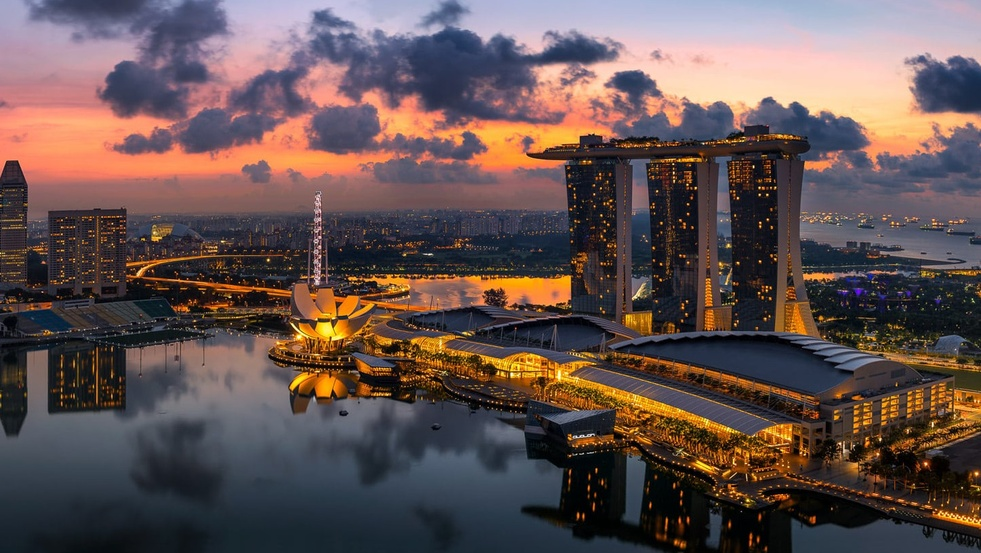
#> input picture train.jpg, 981 x 553 px, shrunk from 1447 x 815 before the run
$ python Image_Stitching.py
#> lines starting #> are read from the running program, lines starting #| are printed output that depends on the picture; after the words box and inside, x2 and y2 are one past the last pixel; in counts of white or black regions, pixels touching at a corner belong together; long printed decimals are rounded
import cv2
import numpy as np
import matplotlib.pyplot as plt
import imageio
cv2.ocl.setUseOpenCL(False)
import warnings
warnings.filterwarnings('ignore')

feature_extraction_algo = 'sift'
feature_to_match = 'bf'

train_photo = cv2.imread('./'  + 'train.jpg')
#> train_photo is the input picture: shape (553, 981, 3); mean B, G, R 80.6, 82.1, 99.4

train_photo = cv2.cvtColor(train_photo,cv2.COLOR_BGR2RGB)

train_photo_gray = cv2.cvtColor(train_photo, cv2.COLOR_RGB2GRAY)

query_photo = cv2.imread('./'  + 'query.jpg')
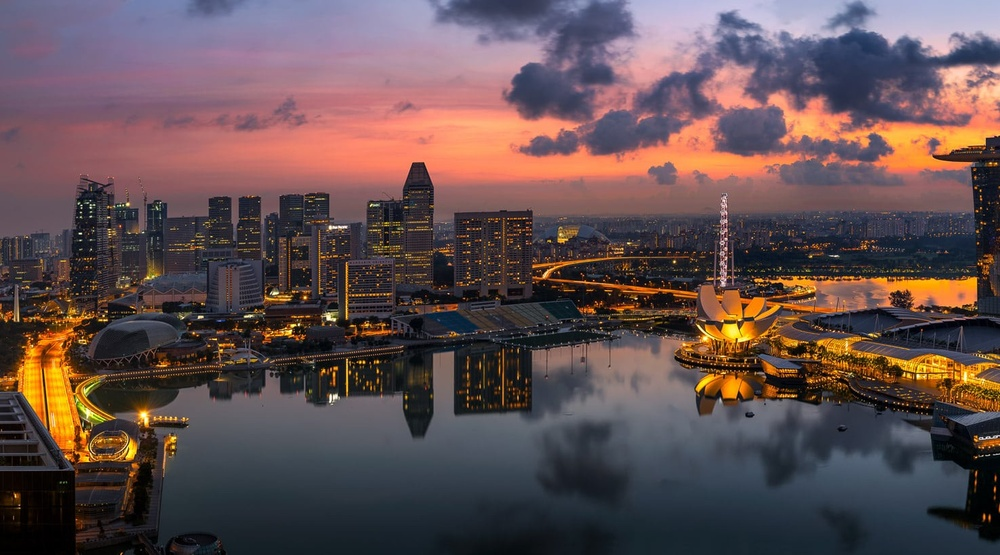
#> input picture query.jpg, 1000 x 555 px, shrunk from 1475 x 819 before the run
#> query_photo is the input picture: shape (555, 1000, 3); mean B, G, R 80.3, 79, 98.4
query_photo = cv2.cvtColor(query_photo,cv2.COLOR_BGR2RGB)
query_photo_gray = cv2.cvtColor(query_photo, cv2.COLOR_RGB2GRAY)

fig, (ax1, ax2) = plt.subplots(nrows=1, ncols=2, constrained_layout=False, figsize=(16,9))
ax1.imshow(query_photo, cmap="gray")
ax1.set_xlabel("Query image", fontsize=14)

ax2.imshow(train_photo, cmap="gray")
ax2.set_xlabel("Train image (Image to be transformed)", fontsize=14)

plt.savefig("./plottings"+'.jpeg', bbox_inches='tight', dpi=300, format='jpeg')
plt.show()

def select_descriptor_methods(image, method=None):

#> called with method = 'sift'
    assert method is not None, "Please define a feature descriptor method. accepted Values are: 'sift', 'surf'"

    if method == 'sift':
        descriptor = cv2.SIFT_create()
    elif method == 'surf':
        descriptor = cv2.SURF_create()
    elif method == 'brisk':
        descriptor = cv2.BRISK_create()
    elif method == 'orb':
        descriptor = cv2.ORB_create()

    (keypoints, features) = descriptor.detectAndCompute(image, None)
#> keypoints = 3080 keypoints; strongest (x, y, size): (880, 439, 2), (926, 464, 2.4), (748, 500, 2), (976, 474, 2.6)

    return (keypoints, features)

keypoints_train_img, features_train_img = select_descriptor_methods(train_photo_gray, method=feature_extraction_algo)
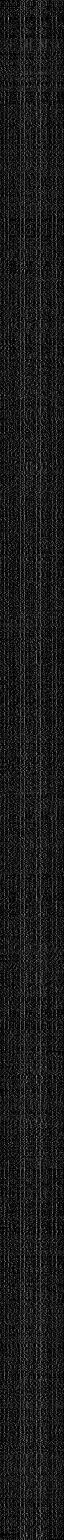
#> features_train_img: shape (3080, 128) float32 (shown at 1/2 size); min 0, max 208, mean 26.6
#> keypoints_train_img has the same summary as keypoints in select_descriptor_methods

keypoints_query_img, features_query_img = select_descriptor_methods(query_photo_gray, method=feature_extraction_algo)
#> in select_descriptor_methods (call 2), `(keypoints, features) = descriptor.detectAndCompute(image, None)`: keypoints = 2642 keypoints; strongest (x, y, size): (293, 325, 2.6), (305, 297, 2.2), (245, 316, 1.9), (128, 204, 2.3)
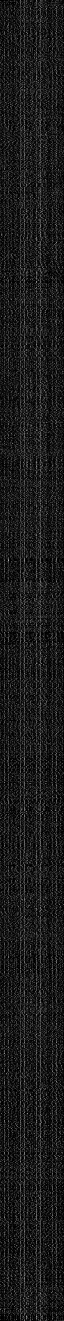
#> features_query_img: shape (2642, 128) float32 (shown at 1/2 size); min 0, max 211, mean 26.8
#> keypoints_query_img has the same summary as keypoints in select_descriptor_methods

for keypoint in keypoints_query_img:
    x,y = keypoint.pt
    size = keypoint.size
    orientation = keypoint.angle
    response = keypoint.response
    octave = keypoint.octave
    class_id = keypoint.class_id
#> this loop made 2642 passes
#> (keypoint, x, y, size, orientation, response, octave) on passes 1 to 3: (keypoint at (3, 320.6), size 2.1, 2.99, 320.6, 2.09, 317.6, 0.0246, 11010559), (keypoint at (3.6, 454), size 2.8, 3.58, 454, 2.8, 266.7, 0.022, 15270655), (keypoint at (3.9, 312.8), size 2.4, 3.91, 312.8, 2.36, 131.2, 0.0248, 3146495)


print (x,y)
#| 997.151 315.240

print(size)
#| 3.148

print(orientation)
#| 101.394

print(response)
#| 0.01732
print(octave)
#| 7209983
print(class_id)
#| -1

print(len(keypoints_query_img))
#| 2642

features_query_img.shape

fig, (ax1,ax2) = plt.subplots(nrows=1, ncols=2, figsize=(20,8), constrained_layout=False)

ax1.imshow(cv2.drawKeypoints(train_photo_gray, keypoints_train_img, None, color=(0,255,0)))

ax1.set_xlabel("(a)", fontsize=14)

ax2.imshow(cv2.drawKeypoints(query_photo_gray,keypoints_query_img,None,color=(0,255,0)))
ax2.set_xlabel("(b)", fontsize=14)

plt.savefig("./output/" + feature_extraction_algo + "_features_img_"+'.jpeg', bbox_inches='tight')
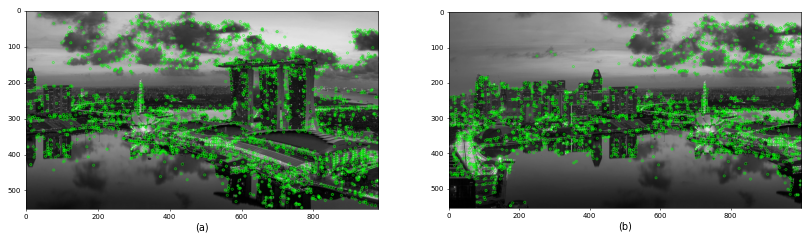
#> figure drawn by matplotlib, 2 panels
plt.show()

def create_matching_object(method,crossCheck):
    "Create and return a Matcher Object"

    if method == 'sift' or method == 'surf':
        bf = cv2.BFMatcher(cv2.NORM_L2, crossCheck=crossCheck)
    elif method == 'orb' or method == 'brisk':
        bf = cv2.BFMatcher(cv2.NORM_HAMMING, crossCheck=crossCheck)
    return bf

def key_points_matching(features_train_img, features_query_img, method):
    """
    Perform key points matching between the features of a train image and a query image using a specified method.

    Parameters:
    features_train_img (np.ndarray): Features of the train image.
    features_query_img (np.ndarray): Features of the query image.
    method (str): Method to use for matching.

    Returns:
    rawMatches (list): List of raw matches between the train and query images.
    """
    bf = create_matching_object(method, crossCheck=True)

    best_matches = bf.match(features_train_img,features_query_img)

    rawMatches = sorted(best_matches, key = lambda x:x.distance)
    print("Raw matches with Brute force):", len(rawMatches))
    return rawMatches

def key_points_matching_KNN(features_train_img, features_query_img, ratio, method):

#> called with ratio = 0.75, method = 'sift'
    bf = create_matching_object(method, crossCheck=False)

    rawMatches = bf.knnMatch(features_train_img, features_query_img, k=2)
#> rawMatches = 3080 matches
    print("Raw matches (knn):", len(rawMatches))
#| Raw matches (knn): 3080
    matches = []

    for m,n in rawMatches:
        if m.distance < n.distance * ratio:
            matches.append(m)
#> after the loop, matches = 1130 matches
    return matches

# [23 lines of commented-out code are left out]

feature_to_match = 'knn'

print("Drawing: {} matched features Lines".format(feature_to_match))

fig = plt.figure(figsize=(20,8))

if feature_to_match == 'bf':
    matches = key_points_matching(features_train_img, features_query_img, method=feature_extraction_algo)

    mapped_features_image = cv2.drawMatches(train_photo,keypoints_train_img,query_photo,keypoints_query_img,matches[:100],
                           None,flags=cv2.DrawMatchesFlags_NOT_DRAW_SINGLE_POINTS)

elif feature_to_match == 'knn':
    matches = key_points_matching_KNN(features_train_img, features_query_img, ratio=0.75, method=feature_extraction_algo)
#> matches = 1130 matches

    mapped_features_image_knn = cv2.drawMatches(train_photo, keypoints_train_img, query_photo, keypoints_query_img, np.random.choice(matches,100),
                           None,flags=cv2.DrawMatchesFlags_NOT_DRAW_SINGLE_POINTS)
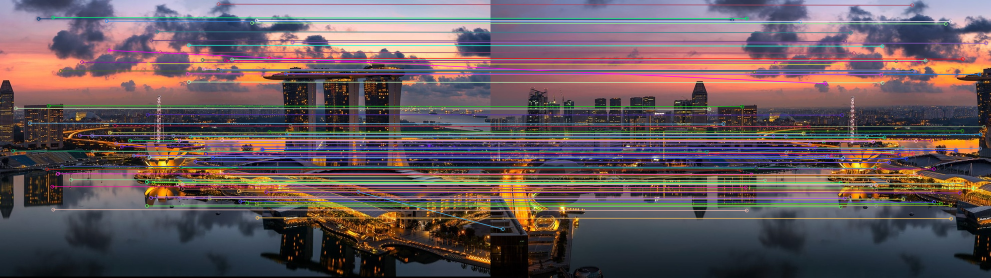
#> mapped_features_image_knn: shape (555, 1981, 3) (shown at 1/2 size); mean R, G, B 103.5, 87.8, 90.9


plt.imshow(mapped_features_image_knn)
plt.axis('off')
plt.savefig("./output/" + feature_to_match + "_matching_img_"+'.jpeg', bbox_inches='tight',
            dpi=300, format='jpeg')
plt.show()

def homography_stitching(keypoints_train_img, keypoints_query_img, matches, reprojThresh):

#> called with reprojThresh = 4
    keypoints_train_img = np.float32([keypoint.pt for keypoint in keypoints_train_img])
#> keypoints_train_img = 3080 pairs, first value 3.55 to 978.2, second value 5.61 to 548.6
    keypoints_query_img = np.float32([keypoint.pt for keypoint in keypoints_query_img])
#> keypoints_query_img = 2642 pairs, first value 2.99 to 997.2, second value 7.53 to 548

    if len(matches) > 4:
        points_train = np.float32([keypoints_train_img[m.queryIdx] for m in matches])
#> points_train = 1130 pairs, first value 4.03 to 949.9, second value 5.61 to 539.7
        points_query = np.float32([keypoints_query_img[m.trainIdx] for m in matches])
#> points_query = 1130 pairs, first value 24.07 to 996.4, second value 7.53 to 518.2

        (H, status) = cv2.findHomography(points_train, points_query, cv2.RANSAC, reprojThresh)
#> H = [[1, 0.000381, 406], [0.000113, 0.999, 1.98], [2.2e-07, 3.71e-07, 1]]; status = 1130 values, max 1 at index 0, min 0 at index 111, mean 0.979

        return (matches, H, status)
    else:
        return None

M = homography_stitching(keypoints_train_img, keypoints_query_img, matches, reprojThresh=4)
#> M = 3 matches

if M is None:
    print("Error!")

(matches, Homography_Matrix, status) = M
#> Homography_Matrix has the same summary as H in homography_stitching

print(Homography_Matrix)
#| [[1.00032659e+00 3.80502018e-04 4.06029662e+02]
#|  [1.12651136e-04 9.98956619e-01 1.97627395e+00]
#|  [2.20491502e-07 3.70768926e-07 1.00000000e+00]]

width = query_photo.shape[1] + train_photo.shape[1]
#> width = 1981
print("width ", width)
#| width  1981

height = max(query_photo.shape[0], train_photo.shape[0])
#> height = 555

result = cv2.warpPerspective(train_photo, Homography_Matrix,  (width, height))

mask = (result[0:query_photo.shape[0], 0:query_photo.shape[1]] == 0)

result[0:query_photo.shape[0], 0:query_photo.shape[1]] = mask * query_photo + (1 - mask) * result[0:query_photo.shape[0], 0:query_photo.shape[1]]

# Convert the image to grayscale
gray = cv2.cvtColor(result, cv2.COLOR_BGR2GRAY)

# Convert the image to binary
_, binary = cv2.threshold(gray, 1, 255, cv2.THRESH_BINARY)
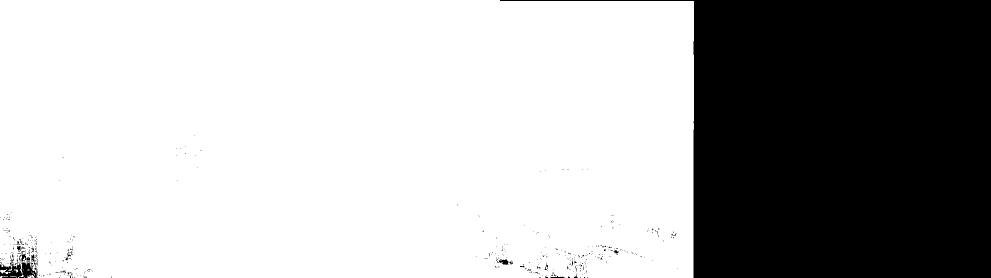
#> binary: shape (555, 1981) (shown at 1/2 size); 69.7% white; 454 black regions (439 under 20 px)

# Find the contours in the image
contours, _ = cv2.findContours(binary, cv2.RETR_EXTERNAL, cv2.CHAIN_APPROX_SIMPLE)
#> contours = 24 contours, 21 with area under 20; largest, box (x1, y1, x2, y2) and area: (0, 0, 1388, 555) 765464, (0, 538, 22, 548) 56, (55, 550, 69, 555) 24

# Find the bounding rectangle for all the contours
x, y, w, h = cv2.boundingRect(np.concatenate(contours))
#> x = 0; y = 0; w = 1388; h = 555

# Crop the image using the bounding rectangle
result = result[y:y+h, x:x+w]
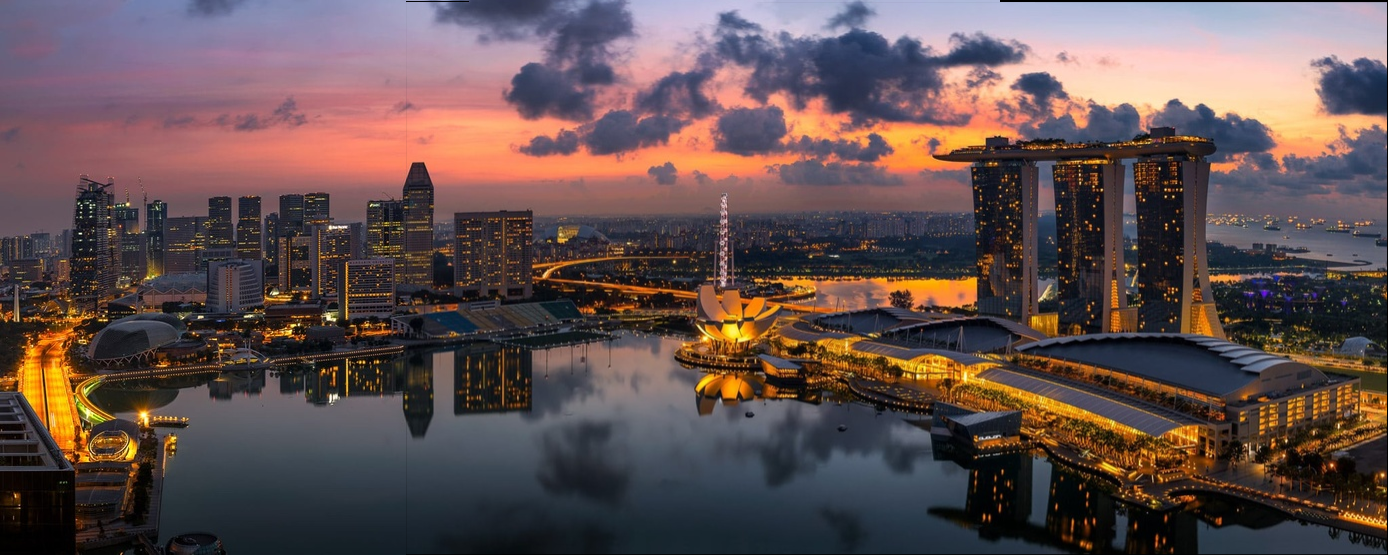
#> result: shape (555, 1388, 3); mean R, G, B 98.2, 79.9, 79.6

# Display the cropped image
plt.figure(figsize=(20,10))
plt.axis('off')
plt.imshow(result)

# Save the cropped image
imageio.imwrite("./output/horizontal_panorama_img_cropped"+'.jpeg', result)

plt.show()
